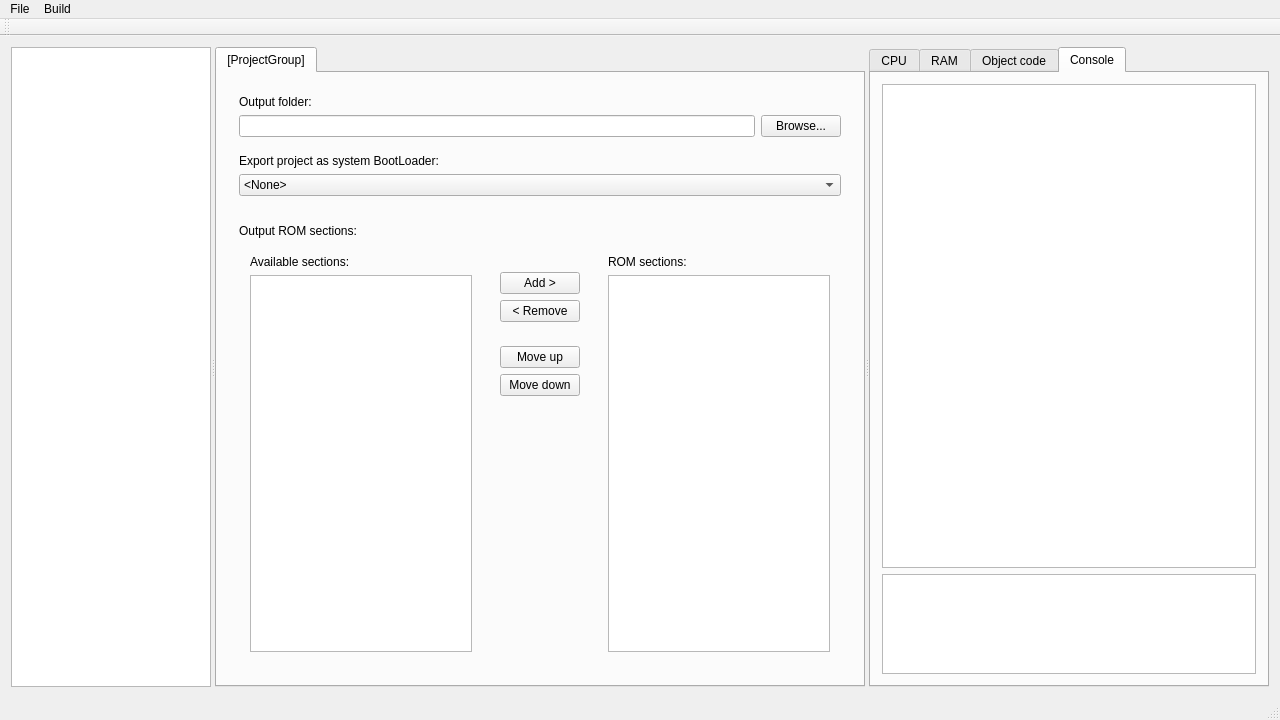
<?xml version="1.0" encoding="UTF-8"?>
<ui version="4.0">
 <class>MainWindow</class>
 <widget class="QMainWindow" name="MainWindow">
  <property name="geometry">
   <rect>
    <x>0</x>
    <y>0</y>
    <width>1280</width>
    <height>720</height>
   </rect>
  </property>
  <property name="windowTitle">
   <string>Fridge SDK</string>
  </property>
  <property name="windowIcon">
   <iconset>
    <normaloff>../res/snowflake.ico</normaloff>../res/snowflake.ico</iconset>
  </property>
  <widget class="QWidget" name="centralWidget">
   <layout class="QHBoxLayout" name="horizontalLayout">
    <item>
     <widget class="QSplitter" name="splitter">
      <property name="orientation">
       <enum>Qt::Horizontal</enum>
      </property>
      <widget class="QTreeView" name="ProjectView">
       <property name="maximumSize">
        <size>
         <width>200</width>
         <height>16777215</height>
        </size>
       </property>
       <property name="headerHidden">
        <bool>true</bool>
       </property>
      </widget>
      <widget class="QTabWidget" name="TextEditorTabs">
       <property name="minimumSize">
        <size>
         <width>600</width>
         <height>0</height>
        </size>
       </property>
       <property name="baseSize">
        <size>
         <width>0</width>
         <height>0</height>
        </size>
       </property>
       <property name="currentIndex">
        <number>0</number>
       </property>
       <widget class="QWidget" name="OutputTab">
        <property name="enabled">
         <bool>true</bool>
        </property>
        <attribute name="title">
         <string>[ProjectGroup]</string>
        </attribute>
        <layout class="QVBoxLayout" name="verticalLayout_7">
         <item>
          <widget class="QWidget" name="widget" native="true">
           <layout class="QVBoxLayout" name="verticalLayout_2">
            <item>
             <widget class="QLabel" name="label">
              <property name="text">
               <string>Output folder:</string>
              </property>
             </widget>
            </item>
            <item>
             <widget class="QWidget" name="widget_2" native="true">
              <layout class="QHBoxLayout" name="horizontalLayout_2">
               <property name="leftMargin">
                <number>0</number>
               </property>
               <property name="topMargin">
                <number>0</number>
               </property>
               <property name="rightMargin">
                <number>0</number>
               </property>
               <item>
                <widget class="QLineEdit" name="BuildOutputFolderEdit"/>
               </item>
               <item>
                <widget class="QPushButton" name="BuildEmulatorFolderBrowseBtn">
                 <property name="text">
                  <string>Browse...</string>
                 </property>
                </widget>
               </item>
              </layout>
             </widget>
            </item>
            <item>
             <widget class="QLabel" name="label_2">
              <property name="text">
               <string>Export project as system BootLoader:</string>
              </property>
             </widget>
            </item>
            <item>
             <widget class="QComboBox" name="BuildBootLoaderProjectComboBox">
              <item>
               <property name="text">
                <string>&lt;None&gt;</string>
               </property>
              </item>
             </widget>
            </item>
           </layout>
          </widget>
         </item>
         <item>
          <widget class="QWidget" name="widget_3" native="true">
           <layout class="QVBoxLayout" name="verticalLayout_6">
            <item>
             <widget class="QLabel" name="label_3">
              <property name="text">
               <string>Output ROM sections:</string>
              </property>
             </widget>
            </item>
            <item>
             <widget class="QWidget" name="widget_4" native="true">
              <property name="autoFillBackground">
               <bool>false</bool>
              </property>
              <layout class="QHBoxLayout" name="horizontalLayout_3">
               <property name="leftMargin">
                <number>0</number>
               </property>
               <property name="topMargin">
                <number>0</number>
               </property>
               <property name="rightMargin">
                <number>0</number>
               </property>
               <property name="bottomMargin">
                <number>0</number>
               </property>
               <item>
                <widget class="QWidget" name="widget_6" native="true">
                 <layout class="QVBoxLayout" name="verticalLayout_3">
                  <item>
                   <widget class="QLabel" name="label_4">
                    <property name="text">
                     <string>Available sections:</string>
                    </property>
                   </widget>
                  </item>
                  <item>
                   <widget class="QListView" name="BuildAvailableROMSectionsList"/>
                  </item>
                 </layout>
                </widget>
               </item>
               <item>
                <widget class="QWidget" name="widget_5" native="true">
                 <layout class="QVBoxLayout" name="verticalLayout_4">
                  <item>
                   <spacer name="verticalSpacer_2">
                    <property name="orientation">
                     <enum>Qt::Vertical</enum>
                    </property>
                    <property name="sizeType">
                     <enum>QSizePolicy::Preferred</enum>
                    </property>
                    <property name="sizeHint" stdset="0">
                     <size>
                      <width>20</width>
                      <height>20</height>
                     </size>
                    </property>
                   </spacer>
                  </item>
                  <item>
                   <widget class="QPushButton" name="BuildAddROMSectionBtn">
                    <property name="text">
                     <string>Add &gt;</string>
                    </property>
                   </widget>
                  </item>
                  <item>
                   <widget class="QPushButton" name="BuildRemoveROMSectionBtn">
                    <property name="text">
                     <string>&lt; Remove</string>
                    </property>
                   </widget>
                  </item>
                  <item>
                   <spacer name="verticalSpacer_3">
                    <property name="orientation">
                     <enum>Qt::Vertical</enum>
                    </property>
                    <property name="sizeType">
                     <enum>QSizePolicy::Preferred</enum>
                    </property>
                    <property name="sizeHint" stdset="0">
                     <size>
                      <width>20</width>
                      <height>20</height>
                     </size>
                    </property>
                   </spacer>
                  </item>
                  <item>
                   <widget class="QPushButton" name="BuildMoveUpROMSectionBtn">
                    <property name="text">
                     <string>Move up</string>
                    </property>
                   </widget>
                  </item>
                  <item>
                   <widget class="QPushButton" name="BuildMoveDownROMSectionBtn">
                    <property name="text">
                     <string>Move down</string>
                    </property>
                   </widget>
                  </item>
                  <item>
                   <spacer name="verticalSpacer">
                    <property name="orientation">
                     <enum>Qt::Vertical</enum>
                    </property>
                    <property name="sizeHint" stdset="0">
                     <size>
                      <width>20</width>
                      <height>259</height>
                     </size>
                    </property>
                   </spacer>
                  </item>
                 </layout>
                </widget>
               </item>
               <item>
                <widget class="QWidget" name="widget_7" native="true">
                 <layout class="QVBoxLayout" name="verticalLayout_5">
                  <item>
                   <widget class="QLabel" name="label_5">
                    <property name="text">
                     <string>ROM sections:</string>
                    </property>
                   </widget>
                  </item>
                  <item>
                   <widget class="QTableView" name="BuildROMSectionsList">
                    <property name="editTriggers">
                     <set>QAbstractItemView::NoEditTriggers</set>
                    </property>
                    <property name="showDropIndicator" stdset="0">
                     <bool>false</bool>
                    </property>
                    <property name="selectionMode">
                     <enum>QAbstractItemView::SingleSelection</enum>
                    </property>
                    <property name="selectionBehavior">
                     <enum>QAbstractItemView::SelectRows</enum>
                    </property>
                    <property name="verticalScrollMode">
                     <enum>QAbstractItemView::ScrollPerPixel</enum>
                    </property>
                    <property name="horizontalScrollMode">
                     <enum>QAbstractItemView::ScrollPerPixel</enum>
                    </property>
                    <property name="showGrid">
                     <bool>false</bool>
                    </property>
                    <property name="gridStyle">
                     <enum>Qt::NoPen</enum>
                    </property>
                    <property name="wordWrap">
                     <bool>false</bool>
                    </property>
                    <property name="cornerButtonEnabled">
                     <bool>false</bool>
                    </property>
                    <attribute name="horizontalHeaderHighlightSections">
                     <bool>false</bool>
                    </attribute>
                    <attribute name="verticalHeaderVisible">
                     <bool>false</bool>
                    </attribute>
                    <attribute name="verticalHeaderDefaultSectionSize">
                     <number>20</number>
                    </attribute>
                   </widget>
                  </item>
                 </layout>
                </widget>
               </item>
              </layout>
             </widget>
            </item>
           </layout>
          </widget>
         </item>
        </layout>
       </widget>
      </widget>
      <widget class="QTabWidget" name="ToolsTabs">
       <property name="sizePolicy">
        <sizepolicy hsizetype="Fixed" vsizetype="Expanding">
         <horstretch>0</horstretch>
         <verstretch>0</verstretch>
        </sizepolicy>
       </property>
       <property name="minimumSize">
        <size>
         <width>400</width>
         <height>0</height>
        </size>
       </property>
       <property name="currentIndex">
        <number>3</number>
       </property>
       <widget class="QWidget" name="tab_3">
        <attribute name="title">
         <string>CPU</string>
        </attribute>
       </widget>
       <widget class="QWidget" name="tab_4">
        <attribute name="title">
         <string>RAM</string>
        </attribute>
       </widget>
       <widget class="QWidget" name="tab_5">
        <attribute name="title">
         <string>Object code</string>
        </attribute>
       </widget>
       <widget class="QWidget" name="tab_6">
        <attribute name="title">
         <string>Console</string>
        </attribute>
        <layout class="QVBoxLayout" name="verticalLayout">
         <item>
          <widget class="QTableView" name="ConsoleTableView">
           <property name="frameShape">
            <enum>QFrame::StyledPanel</enum>
           </property>
           <property name="frameShadow">
            <enum>QFrame::Sunken</enum>
           </property>
           <property name="lineWidth">
            <number>1</number>
           </property>
           <property name="midLineWidth">
            <number>1</number>
           </property>
           <property name="editTriggers">
            <set>QAbstractItemView::NoEditTriggers</set>
           </property>
           <property name="selectionMode">
            <enum>QAbstractItemView::SingleSelection</enum>
           </property>
           <property name="selectionBehavior">
            <enum>QAbstractItemView::SelectRows</enum>
           </property>
           <property name="verticalScrollMode">
            <enum>QAbstractItemView::ScrollPerPixel</enum>
           </property>
           <property name="horizontalScrollMode">
            <enum>QAbstractItemView::ScrollPerPixel</enum>
           </property>
           <property name="showGrid">
            <bool>false</bool>
           </property>
           <property name="cornerButtonEnabled">
            <bool>false</bool>
           </property>
           <attribute name="horizontalHeaderHighlightSections">
            <bool>false</bool>
           </attribute>
           <attribute name="verticalHeaderVisible">
            <bool>false</bool>
           </attribute>
          </widget>
         </item>
         <item>
          <widget class="QPlainTextEdit" name="SelectedLogMessageText">
           <property name="maximumSize">
            <size>
             <width>16777215</width>
             <height>100</height>
            </size>
           </property>
           <property name="readOnly">
            <bool>true</bool>
           </property>
          </widget>
         </item>
        </layout>
       </widget>
      </widget>
     </widget>
    </item>
   </layout>
  </widget>
  <widget class="QMenuBar" name="menuBar">
   <property name="geometry">
    <rect>
     <x>0</x>
     <y>0</y>
     <width>1280</width>
     <height>20</height>
    </rect>
   </property>
   <widget class="QMenu" name="menuFile">
    <property name="title">
     <string>File</string>
    </property>
    <addaction name="actionNewProjectGroup"/>
    <addaction name="actionNew"/>
    <addaction name="actionOpenProjectGroup"/>
    <addaction name="actionSave"/>
    <addaction name="actionSave_all"/>
    <addaction name="separator"/>
    <addaction name="actionExit"/>
   </widget>
   <widget class="QMenu" name="menuBuild">
    <property name="title">
     <string>Build</string>
    </property>
    <addaction name="actionBuild_project"/>
    <addaction name="actionBuild_and_run_emulator"/>
    <addaction name="actionStart_debugging"/>
    <addaction name="separator"/>
    <addaction name="actionCompose_ROM_image"/>
    <addaction name="actionCompile_file"/>
    <addaction name="separator"/>
    <addaction name="actionSettings"/>
   </widget>
   <addaction name="menuFile"/>
   <addaction name="menuBuild"/>
  </widget>
  <widget class="QToolBar" name="mainToolBar">
   <attribute name="toolBarArea">
    <enum>TopToolBarArea</enum>
   </attribute>
   <attribute name="toolBarBreak">
    <bool>false</bool>
   </attribute>
  </widget>
  <widget class="QStatusBar" name="statusBar">
   <property name="enabled">
    <bool>true</bool>
   </property>
  </widget>
  <action name="actionNew">
   <property name="enabled">
    <bool>false</bool>
   </property>
   <property name="text">
    <string>New file or project</string>
   </property>
   <property name="shortcut">
    <string>Ctrl+N</string>
   </property>
  </action>
  <action name="actionOpenProjectGroup">
   <property name="text">
    <string>Open project group</string>
   </property>
   <property name="shortcut">
    <string>Ctrl+O</string>
   </property>
  </action>
  <action name="actionSave">
   <property name="text">
    <string>Save file</string>
   </property>
  </action>
  <action name="actionExit">
   <property name="text">
    <string>Exit</string>
   </property>
  </action>
  <action name="actionBuild_project">
   <property name="text">
    <string>Build project group</string>
   </property>
   <property name="shortcut">
    <string>Ctrl+B</string>
   </property>
  </action>
  <action name="actionBuild_and_run_emulator">
   <property name="text">
    <string>Build project group and start emulator</string>
   </property>
   <property name="shortcut">
    <string>Ctrl+R</string>
   </property>
  </action>
  <action name="actionStart_debugging">
   <property name="text">
    <string>Start debugging</string>
   </property>
   <property name="shortcut">
    <string>F5</string>
   </property>
  </action>
  <action name="actionSettings">
   <property name="text">
    <string>Settings</string>
   </property>
  </action>
  <action name="actionCompose_ROM_image">
   <property name="text">
    <string>Compose ROM image</string>
   </property>
  </action>
  <action name="actionCompile_file">
   <property name="text">
    <string>Build project</string>
   </property>
  </action>
  <action name="actionNewProjectGroup">
   <property name="text">
    <string>New project group</string>
   </property>
  </action>
  <action name="actionSave_all">
   <property name="text">
    <string>Save all</string>
   </property>
   <property name="shortcut">
    <string>Ctrl+S</string>
   </property>
  </action>
 </widget>
 <layoutdefault spacing="6" margin="11"/>
 <resources/>
 <connections/>
</ui>
